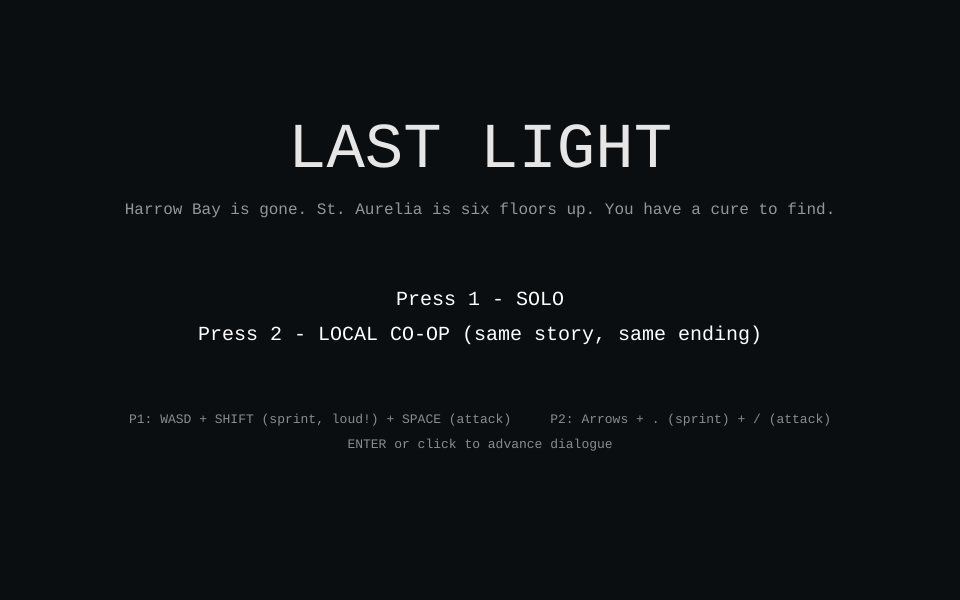
Frame 1 (no input)
Frame 60 (no input): identical to frame 1, image omitted
Frame 120 (the mouse pressed at the canvas centre since frame 60): identical to frame 1, image omitted

The p5.js sketch that drew this single still picture (run headless with seeded random() and noise() and a simulated clock; from frame 60 on, the mouse is pressed at the canvas centre):

// p5.js sketch
// ── sketch.js
// =====================================================================
//  LAST LIGHT - p5.js prototype
//  Story flow:  RUN -> BITE -> CITY -> (gate locked) PHARMACY -> key
//  -> phone call -> CITY -> hospital -> FLOOR 1..5 -> (elevator dies)
//  -> STAIRS -> FLOOR 6 + BOSS -> CHOICE -> ENDING
//
//  Solo OR local co-op (press 1 or 2 on the title screen).
//  The story and ending are the SAME either way. Co-op just scales enemy HP.
//
//  CONTROLS
//   P1: WASD move | SHIFT sprint (loud) | SPACE attack
//   P2: Arrows move | . sprint | / attack
//   ENTER or click: advance dialogue
// =====================================================================

const W = 960, H = 600;

let state = "title";            // title | run | play | choice | ending | gameover
let players = [];
let G = { infection: 0, infectionOn: false, flags: {}, id: null, level: null,
          enemies: [], items: [], levelTime: 0, spawnT: 0, shake: 0 };
let R = null;                   // run-intro state
let dlg = null;                 // dialogue {lines, i, after}
let toastMsg = { text: "", t: 0 };
let darkLayer;
let endingLines = [];

const KEYS_P1 = { up: 87, down: 83, left: 65, right: 68, sprint: 16, attack: 32 };
const KEYS_P2 = { up: 38, down: 40, left: 37, right: 39, sprint: 190, attack: 191 };

// ---------------------------------------------------------------------
//  p5 SETUP / DRAW
// ---------------------------------------------------------------------
function setup() {
  pixelDensity(1);
  const c = createCanvas(W, H);
  c.parent(document.querySelector("main"));
  darkLayer = createGraphics(W, H);
  darkLayer.pixelDensity(1);
  textFont("monospace");
}

function draw() {
  const dt = Math.min(deltaTime / 1000, 0.05);
  background(0);
  push();
  if (G.shake > 0) { translate(random(-G.shake, G.shake), random(-G.shake, G.shake)); G.shake = max(0, G.shake - 30 * dt); }

  if (state === "title") drawTitle();
  else if (state === "run") { if (!dlg) updateRun(dt); drawRun(); }
  else if (state === "play") { if (!dlg) updatePlay(dt); drawPlay(); }
  else if (state === "choice") drawChoice();
  else if (state === "ending") drawEnding();
  else if (state === "gameover") { drawPlay(); drawGameOver(); }
  pop();

  if (dlg) drawDialogue();
  if (toastMsg.t > 0) { toastMsg.t -= dt; drawToast(); }
}

// ---------------------------------------------------------------------
//  GAME FLOW
// ---------------------------------------------------------------------
function startGame(nPlayers) {
  players = [];
  for (let i = 0; i < nPlayers; i++) {
    players.push({ id: i, x: 0, y: 0, r: 10, hp: 100, alive: true, fx: 1, fy: 0, cd: 0, atk: 0,
                   noise: 0, flash: 0, keys: i === 0 ? KEYS_P1 : KEYS_P2,
                   col: i === 0 ? [80, 160, 255] : [255, 170, 60] });
  }
  G = { infection: 0, infectionOn: false, flags: {}, id: null, level: null,
        enemies: [], items: [], levelTime: 0, spawnT: 0, shake: 0 };
  startRun();
}

function say(lines, after) { dlg = { lines, i: 0, after: after || null }; }

function advanceDialogue() {
  if (!dlg) return;
  dlg.i++;
  if (dlg.i >= dlg.lines.length) { const a = dlg.after; dlg = null; if (a) a(); }
}

function toast(text, sec = 2.5) { toastMsg = { text, t: sec }; }

// ---------------------------------------------------------------------
//  PART 1: FIRST-PERSON RUN (pseudo-3D). Outcome is ALWAYS the bite.
// ---------------------------------------------------------------------
function startRun() {
  R = { lane: 0, laneX: 0, obstacles: [], t: 0, spawnT: 0, horde: 60 };
  state = "run";
  say(STORY.lines.runIntro);
}

function updateRun(dt) {
  R.t += dt;
  R.laneX = lerp(R.laneX, R.lane, 0.15);
  R.spawnT -= dt;
  if (R.spawnT <= 0) {
    R.spawnT = random(0.7, 1.2);
    R.obstacles.push({ lane: floor(random(-1, 2)), z: 1, hit: false, kind: random(["car", "crate", "barrier"]) });
  }
  for (const o of R.obstacles) {
    o.z -= dt * 0.55;
    if (!o.hit && o.z < 0.12 && o.z > 0.02 && abs(o.lane - R.laneX) < 0.6) {
      o.hit = true; R.horde -= 18; G.shake = 10;
    }
  }
  R.obstacles = R.obstacles.filter(o => o.z > -0.1);
  R.horde = min(100, R.horde + dt * 3);
  // Either way you get caught -> same story outcome for every player.
  if (R.t >= 28 || R.horde <= 0) {
    G.shake = 14;
    say(STORY.lines.bite, () => { G.infection = 20; G.infectionOn = true; loadLevel("city"); });
  }
}

function proj(z) {
  const horizon = 230, t = 1 - z;
  const y = horizon + t * t * (H - horizon);
  const k = (y - horizon) / (H - horizon);
  return { y, scale: 0.03 + t * t * 1.1, roadHalf: lerp(25, W * 0.42, k), k };
}

function drawRun() {
  const bob = sin(R.t * 12) * 4;
  push(); translate(0, bob);
  // dusk sky
  for (let y = 0; y < 230; y += 5) { fill(lerp(40, 200, y / 230), lerp(20, 80, y / 230), lerp(50, 60, y / 230)); noStroke(); rect(0, y, W, 5); }
  fill(18, 18, 22); rect(0, 230, W, H);                       // ground
  // road
  const top = proj(1), bot = proj(0);
  fill(45, 45, 52); noStroke();
  quad(W / 2 - top.roadHalf, 230, W / 2 + top.roadHalf, 230, W / 2 + bot.roadHalf, H, W / 2 - bot.roadHalf, H);
  // lane dashes
  for (let i = 0; i < 10; i++) {
    const z = 1 - ((i / 10 + R.t * 0.55) % 1);
    const a = proj(z), b = proj(max(0, z - 0.05));
    for (const l of [-0.31, 0.31]) {
      stroke(210, 200, 120); strokeWeight(2 + a.k * 6);
      line(W / 2 + l * a.roadHalf * 2, a.y, W / 2 + l * b.roadHalf * 2, b.y);
    }
  }
  // roadside buildings
  noStroke();
  for (let i = 0; i < 12; i++) {
    const z = 1 - ((i / 12 + R.t * 0.4) % 1), p = proj(z);
    for (const s of [-1, 1]) {
      fill(20 + i * 2, 20, 30); const bw = 260 * p.scale, bh = 700 * p.scale;
      rect(W / 2 + s * (p.roadHalf + bw / 2 + 10) - bw / 2, p.y - bh, bw, bh);
      if (i % 3 === 0) { fill(255, 120, 40, 160); rect(W / 2 + s * (p.roadHalf + bw / 2 + 10) - bw / 4, p.y - bh * 0.6, bw / 2, bh * 0.1); } // lit window / fire glow
    }
  }
  // obstacles (draw far to near)
  const sorted = [...R.obstacles].sort((a, b) => b.z - a.z);
  for (const o of sorted) {
    const p = proj(o.z), x = W / 2 + o.lane * p.roadHalf * 0.62, w = 150 * p.scale, h = 100 * p.scale;
    noStroke();
    if (o.kind === "car") { fill(120, 40, 40); rect(x - w / 2, p.y - h, w, h); fill(60, 80, 100); rect(x - w / 3, p.y - h * 1.3, w * 0.66, h * 0.4); }
    else if (o.kind === "crate") { fill(130, 95, 50); rect(x - w / 3, p.y - h * 0.8, w * 0.66, h * 0.8); }
    else { fill(220, 120, 30); rect(x - w / 2, p.y - h * 0.5, w, h * 0.5); }
  }
  pop();
  // first-person hands
  const sw = sin(R.t * 12) * 18;
  fill(210, 170, 140); noStroke();
  rect(W / 2 - 170, H - 70 + sw, 60, 90, 20); rect(W / 2 + 110, H - 70 - sw, 60, 90, 20);
  // horde chasing sound/visual: red vignette grows as horde gets close
  const danger = 1 - R.horde / 100;
  noFill(); for (let i = 0; i < 12; i++) { stroke(160, 0, 0, danger * 24); strokeWeight(14); rect(i * 6, i * 6, W - i * 12, H - i * 12); }
  noStroke(); fill(255); textSize(16); textAlign(LEFT, TOP);
  text("RUN!  A / D (or arrows) to switch lanes", 16, 14);
  fill(40); rect(16, 40, 220, 14); fill(220, 50, 50); rect(16, 40, 220 * (R.horde / 100), 14);
  fill(255); textSize(12); text("HORDE DISTANCE", 16, 58);
}

// ---------------------------------------------------------------------
//  LEVELS
// ---------------------------------------------------------------------
function hospitalLayout() {   // MIRRORS the layout in the Blender script
  const walls = [], rooms = [], T = 14, cTop = 250, cBot = 350, n = 6, rw = W / n, gap = 50;
  for (let i = 0; i < n; i++) {
    const x0 = i * rw, mid = x0 + rw / 2;
    walls.push([x0, cTop, rw / 2 - gap / 2, T], [mid + gap / 2, cTop, rw / 2 - gap / 2, T]);
    walls.push([x0, cBot - T, rw / 2 - gap / 2, T], [mid + gap / 2, cBot - T, rw / 2 - gap / 2, T]);
    if (i > 0) walls.push([x0 - T / 2, 0, T, cTop], [x0 - T / 2, cBot, T, H - cBot]);
    rooms.push({ x: mid, y: cTop / 2 }, { x: mid, y: cBot + (H - cBot) / 2 });
  }
  return { walls, rooms };
}

function makeEnemy(type, x, y) {
  const T = ENEMY_TYPES[type], scale = 1 + 0.6 * (players.length - 1);   // co-op scaling
  return { type, x, y, r: T.r, hp: T.hp * scale, maxhp: T.hp * scale, speed: T.speed, dmg: T.dmg, sight: T.sight,
           col: T.col, cd: 0, wanderT: 0, wa: 0, idle: false, alerted: 0, screamed: false, drop: null,
           slam: null, slamCd: 3, summonCd: 5, frozen: false };
}

const LEVEL_BUILDERS = {
  city() {
    const hasKey = !!G.flags.hospitalKey;
    const walls = [[60, 60, 160, 120], [300, 60, 200, 120], [580, 60, 120, 120], [740, 60, 80, 120],
                   [60, 400, 140, 140], [260, 420, 180, 120], [520, 400, 160, 140], [740, 420, 160, 120]];
    const enemies = [];
    const n = hasKey ? 9 : 6;
    for (let i = 0; i < n; i++) enemies.push(["walker,walker,runner".split(",")[i % 3], random(250, 850), random(200, 380)]);
    return { id: "city", title: "HARROW BAY", bg: [30, 28, 36], wall: [60, 55, 75], darkness: 0.5, walls,
             objective: hasKey ? "Return to the hospital gate (right side)" : "Find St. Aurelia Hospital (the gate on the right)",
             start: { x: 40, y: 300 }, items: [{ kind: "med", x: 400, y: 250 }, { kind: "med", x: 620, y: 330 }], enemies,
             goals: [{ x: 880, y: 250, w: 70, h: 100, label: "HOSPITAL GATE",
                       go() { if (G.flags.hospitalKey) say(STORY.lines.enter, () => loadLevel("floor1")); else say(STORY.lines.lockedGate, () => loadLevel("pharmacy")); } }] };
  },

  pharmacy() {
    const walls = [[120, 140, 300, 20], [540, 140, 300, 20], [120, 300, 200, 20], [640, 300, 200, 20], [400, 440, 200, 20]];
    const w = makeEnemy("whitlock", 820, 120); w.drop = "hospitalKey";
    return { id: "pharmacy", title: "MAPLE STREET PHARMACY", bg: [30, 34, 30], wall: [80, 95, 80], darkness: 0.7, walls,
             objective: "Get the key from Dr. Whitlock", start: { x: 50, y: 540 },
             items: [{ kind: "med", x: 300, y: 480 }], enemiesObj: [w, makeEnemy("walker", 500, 250), makeEnemy("walker", 300, 360)],
             enemies: [], goals: [], intro: STORY.lines.pharmacy };
  },

  stairs() {
    const walls = [[0, 450, 800, 20], [160, 320, 800, 20], [0, 190, 800, 20]];
    return { id: "stairs", title: "THE STAIRWELL", bg: [28, 26, 24], wall: [90, 85, 75], darkness: 0.8, walls,
             objective: "CLIMB! Reach the top (upper right)", start: { x: 60, y: 560 }, items: [{ kind: "med", x: 880, y: 390 }], enemies: [],
             goals: [{ x: 840, y: 20, w: 100, h: 60, label: "FLOOR 6", go() { loadLevel("floor6"); } }], intro: STORY.lines.stairs,
             spawner(dt) {
               G.spawnT -= dt;
               if (G.spawnT <= 0 && G.enemies.length < 14) {
                 G.spawnT = max(0.7, 2.2 - G.levelTime * 0.03);
                 const type = random(["walker", "walker", "runner", "runner", "stalker"]);
                 const p = randomFree(12, 250);
                 if (p) { const e = makeEnemy(type, p.x, p.y); e.alerted = 8; G.enemies.push(e); }
               }
             } };
  },

  floor6() {
    const F = FLOORS[5];
    const walls = [[300, 200, 40, 40], [620, 200, 40, 40], [300, 360, 40, 40], [620, 360, 40, 40], [470, 100, 20, 80], [470, 420, 20, 80]];
    const boss = makeEnemy("boss", 760, 300); boss.drop = "vial";
    const en = [boss]; for (let i = 0; i < F.enemies.stalker; i++) en.push(makeEnemy("stalker", random(500, 900), random(60, 540)));
    return { id: "floor6", title: F.title, bg: F.bg, wall: F.wall, darkness: F.darkness, walls, objective: F.objective,
             start: { x: 50, y: 300 }, items: [{ kind: "med", x: 120, y: 120 }, { kind: "med", x: 120, y: 480 }], enemies: [],
             enemiesObj: en, goals: [],
             intro: [...F.intro, ...STORY.lines.bossIntro] };
  },
};

// floors 1-5 share the hospital layout
for (let n = 1; n <= 5; n++) {
  LEVEL_BUILDERS["floor" + n] = () => {
    const F = FLOORS[n - 1], { walls, rooms } = hospitalLayout();
    const spots = [...rooms].sort(() => random() - 0.5);
    const jit = (p) => ({ x: p.x + random(-40, 40), y: p.y + random(-40, 40) });
    const key = jit(spots[0]);
    const items = [{ kind: "keycard", x: key.x, y: key.y, label: "L" + n }, { kind: "med", ...jit(spots[1]) }];
    if (n >= 3) items.push({ kind: "med", ...jit(spots[2]) });
    const enemiesObj = [];
    let idx = 0;
    for (const [type, count] of Object.entries(F.enemies)) for (let i = 0; i < count; i++) {
      let p = idx < spots.length ? jit(spots[idx]) : { x: random(300, 850), y: 300 }; idx++;
      if (dist(p.x, p.y, 40, 300) < 200) p = { x: random(400, 850), y: 300 };
      enemiesObj.push(makeEnemy(type, p.x, p.y));
    }
    const go = n < 5 ? () => loadLevel("floor" + (n + 1))
                     : () => say(STORY.lines.elevatorDies, () => loadLevel("stairs"));   // <-- the elevator dies on floor 5
    return { id: "floor" + n, title: F.title, bg: F.bg, wall: F.wall, darkness: F.darkness, walls, objective: F.objective,
             start: { x: 40, y: 300 }, items, enemies: [], enemiesObj, needs: "keycard", intro: F.intro,
             goals: [{ x: 890, y: 268, w: 60, h: 64, label: n < 5 ? "ELEVATOR" : "ELEVATOR (dead?)", needs: "keycard", go }] };
  };
}

function loadLevel(id, withIntro = true) {
  const L = LEVEL_BUILDERS[id]();
  G.level = L; G.id = id; G.levelTime = 0; G.spawnT = 2; G.flags.keycard = false;
  G.items = L.items.map(i => ({ ...i }));
  G.enemies = [];
  for (const [type, x, y] of L.enemies) G.enemies.push(makeEnemy(type, x, y));
  if (L.enemiesObj) G.enemies.push(...L.enemiesObj);
  players.forEach((p, i) => { p.x = L.start.x + i * 28; p.y = L.start.y; p.hp = 100; p.alive = true; });
  state = "play";
  if (withIntro && L.intro) say(L.intro);
}

// ---------------------------------------------------------------------
//  COLLISION HELPERS
// ---------------------------------------------------------------------
function hitsWall(x, y, r) {
  for (const w of G.level.walls) {
    const cx = constrain(x, w[0], w[0] + w[2]), cy = constrain(y, w[1], w[1] + w[3]);
    if ((x - cx) ** 2 + (y - cy) ** 2 < r * r) return true;
  }
  return false;
}
function moveWithWalls(o, dx, dy, r) {
  const nx = constrain(o.x + dx, r, W - r); if (!hitsWall(nx, o.y, r)) o.x = nx;
  const ny = constrain(o.y + dy, r, H - r); if (!hitsWall(o.x, ny, r)) o.y = ny;
}
function randomFree(r, minDistFromPlayers) {
  for (let i = 0; i < 40; i++) {
    const x = random(r, W - r), y = random(r, H - r);
    if (!hitsWall(x, y, r) && players.every(p => dist(x, y, p.x, p.y) > minDistFromPlayers)) return { x, y };
  }
  return null;
}

// ---------------------------------------------------------------------
//  PLAY: UPDATE
// ---------------------------------------------------------------------
function updatePlay(dt) {
  const L = G.level;
  G.levelTime += dt;
  players.forEach(p => updatePlayer(p, dt));
  G.enemies.forEach(e => updateEnemy(e, dt));
  G.enemies = G.enemies.filter(e => e.hp > 0);
  if (L.spawner) L.spawner(dt);

  // pickups
  for (const it of G.items) for (const p of players) {
    if (p.alive && !it.taken && dist(it.x, it.y, p.x, p.y) < 22) { it.taken = true; onPickup(it, p); }
  }
  G.items = G.items.filter(i => !i.taken);

  // goals
  for (const g of L.goals) for (const p of players) {
    if (p.alive && p.x > g.x && p.x < g.x + g.w && p.y > g.y && p.y < g.y + g.h) {
      if (g.needs && !G.flags[g.needs]) toast("LOCKED - find the " + g.needs + " first");
      else { g.go(); return; }
    }
  }

  // infection clock (faster on the stairs)
  if (G.infectionOn) {
    G.infection += (L.id === "stairs" ? 0.15 : 0.1) * dt;
    if (G.infection >= 100) { gameOver("The infection took you."); return; }
  }
  if (players.every(p => !p.alive)) gameOver("You were overwhelmed.");
}

function onPickup(it, p) {
  if (it.kind === "med") { p.hp = min(100, p.hp + 30); G.infection = max(0, G.infection - 12); toast("Medicine: +HP, infection slowed"); }
  else if (it.kind === "keycard") { G.flags.keycard = true; toast("Keycard " + (it.label || "") + " acquired - go to the elevator"); }
  else if (it.kind === "hospitalKey") { G.flags.hospitalKey = true; say(STORY.lines.call, () => loadLevel("city")); }
  else if (it.kind === "vial") { state = "choice"; }
}

function updatePlayer(p, dt) {
  p.cd = max(0, p.cd - dt); p.flash = max(0, p.flash - dt); p.noise = 0;
  if (!p.alive) return;
  const K = p.keys;
  let dx = (keyIsDown(K.right) ? 1 : 0) - (keyIsDown(K.left) ? 1 : 0);
  let dy = (keyIsDown(K.down) ? 1 : 0) - (keyIsDown(K.up) ? 1 : 0);
  const sprint = keyIsDown(K.sprint);
  if (dx || dy) {
    const m = Math.hypot(dx, dy); dx /= m; dy /= m; p.fx = dx; p.fy = dy;
    const sp = (sprint ? 250 : 150) * dt;
    moveWithWalls(p, dx * sp, dy * sp, p.r);
    p.noise = sprint ? 220 : 50;       // NOISE MECHANIC: sprinting is loud
  }
  if (p.atk > 0) { p.atk -= dt; p.noise = max(p.noise, 170); }
}

function tryAttack(p) {
  if (!p.alive || p.cd > 0) return;
  p.cd = 0.4; p.atk = 0.15;
  for (const e of G.enemies) {
    const d = dist(p.x, p.y, e.x, e.y);
    if (d < e.r + 50) {
      const dx = (e.x - p.x) / d, dy = (e.y - p.y) / d;
      if (dx * p.fx + dy * p.fy > -0.1) { damageEnemy(e, 20); moveWithWalls(e, dx * 12, dy * 12, e.r); }
    }
  }
}

function damageEnemy(e, amt) {
  e.hp -= amt; e.alerted = 6;
  if (e.hp <= 0) {
    if (e.drop) G.items.push({ kind: e.drop, x: e.x, y: e.y });
    if (e.type === "boss") say(STORY.lines.bossDown);
    if (e.type === "whitlock") toast("He dropped the hospital key!");
  }
}

function damagePlayer(p, amt) {
  p.hp -= amt; p.flash = 0.25; G.shake = 6;
  if (p.hp <= 0) p.alive = false;
}

function playerLooking(e) {
  return players.some(p => {
    if (!p.alive) return false;
    const d = dist(p.x, p.y, e.x, e.y); if (d > 420 || d < 1) return false;
    return ((e.x - p.x) / d) * p.fx + ((e.y - p.y) / d) * p.fy > 0.6;
  });
}

// ---------------------------------------------------------------------
//  ENEMY AI (straight-line chase + sliding on walls).
//  UPGRADE IDEA: replace with A* pathfinding on a grid.
// ---------------------------------------------------------------------
function updateEnemy(e, dt) {
  e.cd = max(0, e.cd - dt); e.alerted = max(0, e.alerted - dt); e.frozen = false;
  let tgt = null, best = 1e9, heard = false;
  for (const p of players) {
    if (!p.alive) continue;
    const d = dist(e.x, e.y, p.x, p.y);
    if (d < best) { best = d; tgt = p; }
    if (d < p.noise) heard = true;
  }
  if (!tgt) return;
  const alert = best < e.sight || heard || e.alerted > 0;
  let speed = e.speed;
  if (e.type === "stalker" && playerLooking(e)) { speed = 0; e.frozen = true; }
  if (e.type === "boss") { const ph = bossPhase(e); speed = [60, 85, 110][ph - 1]; }

  if (alert) {
    if (e.type === "wailer" && !e.screamed) {
      e.screamed = true; G.shake = 8; toast("A WAILER SCREAMS!");
      for (const o of G.enemies) if (dist(o.x, o.y, e.x, e.y) < 450) o.alerted = 8;
    }
    const a = atan2(tgt.y - e.y, tgt.x - e.x);
    moveWithWalls(e, cos(a) * speed * dt, sin(a) * speed * dt, e.r);
    if (best < e.r + tgt.r + 6 && e.cd <= 0 && !e.frozen) { damagePlayer(tgt, e.dmg); e.cd = e.type === "brute" ? 1.6 : 0.9; }
  } else {
    e.wanderT -= dt;
    if (e.wanderT <= 0) { e.wa = random(TWO_PI); e.wanderT = random(1, 3); e.idle = random() < 0.4; }
    if (!e.idle) moveWithWalls(e, cos(e.wa) * speed * 0.3 * dt, sin(e.wa) * speed * 0.3 * dt, e.r);
  }
  if (e.type === "boss") updateBoss(e, dt);
}

function bossPhase(e) { const r = e.hp / e.maxhp; return r > 0.66 ? 1 : r > 0.33 ? 2 : 3; }

function updateBoss(e, dt) {
  const ph = bossPhase(e);
  if (ph >= 2) {                                    // PHASE 2: ground slam
    if (e.slam) {
      e.slam.t += dt;
      if (e.slam.t >= 0.9) { for (const p of players) if (p.alive && dist(p.x, p.y, e.slam.x, e.slam.y) < 150) damagePlayer(p, 25); G.shake = 14; e.slam = null; }
    } else { e.slamCd -= dt; if (e.slamCd <= 0) { e.slam = { t: 0, x: e.x, y: e.y }; e.slamCd = 4; } }
  }
  if (ph === 3) {                                   // PHASE 3: summons runners
    e.summonCd -= dt;
    if (e.summonCd <= 0 && G.enemies.length < 8) { const r = makeEnemy("runner", e.x + random(-60, 60), e.y + random(-60, 60)); r.alerted = 10; G.enemies.push(r); e.summonCd = 5; }
  }
}

// ---------------------------------------------------------------------
//  DRAWING (play)
// ---------------------------------------------------------------------
function drawPlay() {
  const L = G.level; if (!L) return;
  background(...L.bg);
  noStroke();
  fill(...L.wall); for (const w of L.walls) rect(w[0], w[1], w[2], w[3]);
  for (const g of L.goals) {
    const open = !g.needs || G.flags[g.needs];
    fill(open ? color(60, 200, 90, 160) : color(200, 60, 60, 160)); rect(g.x, g.y, g.w, g.h);
    fill(255); textSize(11); textAlign(CENTER, CENTER); text(g.label, g.x + g.w / 2, g.y + g.h / 2);
  }
  for (const it of G.items) {
    const c = { med: [80, 220, 120], keycard: [255, 220, 60], hospitalKey: [255, 140, 40], vial: [120, 255, 255] }[it.kind];
    fill(...c); circle(it.x, it.y, 14 + sin(frameCount * 0.1) * 3);
    fill(255); textSize(10); textAlign(CENTER); text(it.kind === "med" ? "+" : it.kind === "keycard" ? "KEY" : it.kind.toUpperCase(), it.x, it.y - 14);
  }
  for (const e of G.enemies) drawEnemy(e);
  for (const p of players) {
    if (!p.alive) continue;
    fill(p.flash > 0 ? color(255, 80, 80) : color(...p.col)); circle(p.x, p.y, p.r * 2);
    stroke(255); strokeWeight(2); line(p.x, p.y, p.x + p.fx * 16, p.y + p.fy * 16); noStroke();
    if (p.atk > 0) { fill(255, 255, 255, 140); circle(p.x + p.fx * 30, p.y + p.fy * 30, 36); }
    if (p.noise > 100) { noFill(); stroke(255, 255, 255, 50); circle(p.x, p.y, p.noise * 2); noStroke(); }   // noise ring
  }
  drawDarkness(L);
  drawHUD(L);
}

function drawEnemy(e) {
  noStroke();
  let c = e.col; if (e.type === "boss") c = [[150, 40, 170], [190, 50, 120], [220, 40, 40]][bossPhase(e) - 1];
  fill(...c, e.frozen ? 120 : 255); circle(e.x, e.y, e.r * 2);
  fill(255, 40, 40); circle(e.x - e.r * 0.3, e.y - e.r * 0.2, 4); circle(e.x + e.r * 0.3, e.y - e.r * 0.2, 4);
  if (e.slam) { noFill(); stroke(255, 60, 60, 200); strokeWeight(3); circle(e.slam.x, e.slam.y, 300 * (e.slam.t / 0.9)); circle(e.slam.x, e.slam.y, 300); noStroke(); }
  if (e.maxhp > 100 && e.type !== "boss") { fill(60); rect(e.x - e.r, e.y - e.r - 10, e.r * 2, 4); fill(220, 60, 60); rect(e.x - e.r, e.y - e.r - 10, e.r * 2 * e.hp / e.maxhp, 4); }
}

function drawDarkness(L) {
  const d = darkLayer, ctx = d.drawingContext;
  d.clear(); d.noStroke(); d.fill(0, 0, 0, L.darkness * 255); d.rect(0, 0, W, H);
  ctx.globalCompositeOperation = "destination-out";
  for (const p of players) {                    // flashlight glow around each player
    if (!p.alive) continue;
    const g = ctx.createRadialGradient(p.x, p.y, 10, p.x, p.y, 200);
    g.addColorStop(0, "rgba(0,0,0,1)"); g.addColorStop(1, "rgba(0,0,0,0)");
    ctx.fillStyle = g; ctx.beginPath(); ctx.arc(p.x, p.y, 200, 0, Math.PI * 2); ctx.fill();
  }
  ctx.globalCompositeOperation = "source-over";
  image(d, 0, 0, W, H);
}

function drawHUD(L) {
  noStroke(); textAlign(LEFT, TOP); textSize(13);
  fill(0, 0, 0, 150); rect(0, 0, W, 54);
  fill(255); text(L.title + "  -  " + L.objective, 12, 8);
  players.forEach((p, i) => {
    const x = 12 + i * 190;
    fill(50); rect(x, 30, 80, 8); fill(...p.col); rect(x, 30, 80 * max(0, p.hp) / 100, 8);
    fill(200); textSize(10); text("P" + (i + 1) + " HP", x + 86, 29);
  });
  if (G.infectionOn) {
    fill(50); rect(W - 232, 30, 220, 10); fill(90, 220, 90); rect(W - 232, 30, 220 * G.infection / 100, 10);
    fill(200); textSize(10); textAlign(RIGHT, TOP); text("INFECTION", W - 12, 8 + 5);
  }
  const boss = G.enemies.find(e => e.type === "boss");
  if (boss) { fill(50); rect(W / 2 - 200, H - 26, 400, 12); fill(170, 50, 190); rect(W / 2 - 200, H - 26, 400 * boss.hp / boss.maxhp, 12); fill(255); textAlign(CENTER, BOTTOM); text("DR. VOSS", W / 2, H - 28); }
  if (L.id === "stairs") { fill(255, 200, 80); textAlign(CENTER, TOP); textSize(14); text("ALARM  " + nf(G.levelTime, 1, 1) + "s", W / 2, 60); }
}

// ---------------------------------------------------------------------
//  OTHER SCREENS
// ---------------------------------------------------------------------
function drawTitle() {
  background(10, 14, 16); textAlign(CENTER, CENTER); fill(230); textSize(64); text(STORY.title, W / 2, 150);
  textSize(16); fill(150); text("Harrow Bay is gone. St. Aurelia is six floors up. You have a cure to find.", W / 2, 210);
  fill(255); textSize(20); text("Press 1 - SOLO", W / 2, 300); text("Press 2 - LOCAL CO-OP (same story, same ending)", W / 2, 335);
  fill(140); textSize(13);
  text("P1: WASD + SHIFT (sprint, loud!) + SPACE (attack)     P2: Arrows + . (sprint) + / (attack)", W / 2, 420);
  text("ENTER or click to advance dialogue", W / 2, 445);
}

function drawDialogue() {
  const l = dlg.lines[dlg.i];
  noStroke(); fill(0, 0, 0, 215); rect(30, H - 160, W - 60, 140, 8);
  textAlign(LEFT, TOP);
  if (l[0]) { fill(255, 210, 90); textSize(16); text(l[0], 50, H - 148); }
  fill(240); textSize(17); text(l[1], 50, H - 122, W - 100, 90);
  fill(140); textSize(11); textAlign(RIGHT, BOTTOM); text("ENTER / click", W - 45, H - 28);
}

function drawToast() { noStroke(); fill(0, 0, 0, 190); rect(W / 2 - 230, 64, 460, 30, 6); fill(255); textAlign(CENTER, CENTER); textSize(13); text(toastMsg.text, W / 2, 79); }

function drawChoice() {
  background(8, 12, 16); textAlign(CENTER, CENTER); fill(120, 255, 255); textSize(26); text("THE CURE", W / 2, 120);
  fill(255); textSize(18); STORY.lines.choicePrompt.forEach((t, i) => text(t, W / 2, 220 + i * 55));
}

function drawEnding() {
  background(6, 8, 12); textAlign(CENTER, CENTER); fill(255); textSize(19);
  endingLines.forEach((t, i) => { if (i === endingLines.length - 1) { textSize(30); fill(255, 210, 90); } text(t, W / 2, 180 + i * 70); });
  fill(130); textSize(13); text("Press R to play again", W / 2, H - 40);
}

function gameOver(msg) { G.overMsg = msg; state = "gameover"; }
function drawGameOver() {
  noStroke(); fill(0, 0, 0, 200); rect(0, 0, W, H); fill(220, 60, 60); textAlign(CENTER, CENTER); textSize(40); text("YOU DIED", W / 2, 240);
  fill(255); textSize(16); text(G.overMsg || "", W / 2, 290); text("Press R to retry this level", W / 2, 330);
}

// ---------------------------------------------------------------------
//  INPUT
// ---------------------------------------------------------------------
function keyPressed() {
  if (dlg) { if (keyCode === ENTER) advanceDialogue(); return false; }
  if (state === "title") { if (key === "1") startGame(1); if (key === "2") startGame(2); }
  else if (state === "run") {
    if (keyCode === LEFT_ARROW || keyCode === 65) R.lane = max(-1, R.lane - 1);
    if (keyCode === RIGHT_ARROW || keyCode === 68) R.lane = min(1, R.lane + 1);
  } else if (state === "play") {
    for (const p of players) if (keyCode === p.keys.attack) tryAttack(p);
  } else if (state === "choice") {
    if (key === "1") { endingLines = STORY.lines.endingA; state = "ending"; }
    if (key === "2") { endingLines = STORY.lines.endingB; state = "ending"; }
  } else if (state === "ending") { if (key === "r" || key === "R") state = "title"; }
  else if (state === "gameover") { if (key === "r" || key === "R") { G.infection = min(G.infection, 85); loadLevel(G.id, false); } }
  return false;
}

function mousePressed() { if (dlg) advanceDialogue(); }

// ── story.js
// =====================================================================
//  LAST LIGHT - STORY DATA
//  All the writing + balance numbers live here so you can edit the
//  story without touching game code. Dialogue lines are [speaker, text].
// =====================================================================

const STORY = {
  title: "LAST LIGHT",
  lines: {
    runIntro: [
      ["Kai", "Don't look back. Don't look back."],
      ["Kai", "Okay, I looked back. Bad idea. RUN."],
    ],
    bite: [
      ["Kai", "No. No, no, no..."],
      ["", "A Runner tears at your arm before you throw it off. The bite burns."],
      ["Kai", "If there's a cure, it's at St. Aurelia Hospital. That's where Mara went."],
      ["", "QUEST: Find St. Aurelia Hospital.   (Infection meter started - it only goes up. Find medicine to slow it.)"],
    ],
    lockedGate: [
      ["", "The gate is sealed. A radio crackles: 'Only the Director holds the key.'"],
      ["Kai", "Whitlock. Mara's note said Maple Street Pharmacy. Fine. Pharmacy it is."],
      ["", "QUEST: Find Dr. Whitlock and get the key."],
    ],
    pharmacy: [
      ["Dr. Whitlock", "You're... bitten too. I can see it. Take the key. Don't trust... the sounds. They're not what they seem."],
      ["", "He coughs, goes still... and stands back up."],
      ["Kai", "I'm sorry, Doctor."],
    ],
    call: [
      ["", "Your phone rings. MARA."],
      ["Mara", "Kai? Oh thank God. Listen. I'm inside St. Aurelia. Something is wrong with this place."],
      ["Mara", "I can hear it. Groaning, from inside the walls, like the building is alive."],
      ["Mara", "Be careful. The cure might be hard to find. It's not where it should be."],
      ["Kai", "Mara, I got bitten."],
      ["Mara", "...Then come fast. We don't have a lot of time."],
      ["", "QUEST: Get into St. Aurelia."],
    ],
    enter: [
      ["", "The key turns. The horde catches up. You dive for the elevator as the doors slam shut."],
      ["Kai", "Six floors. The cure's probably at the top. Of course it is."],
    ],
    elevatorDies: [
      ["", "BANG. Sparks. The elevator shudders and dies between floors."],
      ["Mara (phone)", "Kai? Kai, the power's gone on five! Take the stairs, and hurry!"],
      ["Kai", "Stairs. Great. Love stairs."],
    ],
    stairs: [
      ["", "The alarm blares. Every landing is flooding with Hollow."],
      ["Kai", "Keep climbing. Don't stop. Don't stop."],
    ],
    bossIntro: [
      ["Dr. Voss", "You think you're the first to come up here? Everyone wants the cure. No one wants to know what it cost."],
      ["Kai", "Then tell me what it cost."],
    ],
    bossDown: [
      ["", "Voss collapses. In his hand is a glowing vial."],
      ["", "Outside, a helicopter's rotors thump in the distance."],
    ],
    choicePrompt: [
      "Mara: 'There's only one dose, Kai. The helicopter lands in five minutes.'",
      "[1] Use it yourself - survive, but the city is left behind.",
      "[2] Give it to the helicopter - save everyone, but you won't make it.",
    ],
    endingA: [
      "Kai injects the cure. The fever breaks. The helicopter leaves empty.",
      "He stands on the roof of St. Aurelia, alive, over a silent city.",
      "ENDING A: SURVIVOR",
    ],
    endingB: [
      "Kai hands the vial to the crew. Mara stays beside him as the helicopter lifts off.",
      "Months later, the lights of Harrow Bay come back on, one block at a time.",
      "ENDING B: LAST LIGHT",
    ],
  },
};

// ---------------------------------------------------------------------
//  ENEMY TYPES.  speed = pixels/second. sight = pixels.
//  Add a new monster by adding a row here, then using its name in FLOORS.
// ---------------------------------------------------------------------
const ENEMY_TYPES = {
  walker:   { r: 12, hp: 40,  speed: 55,  dmg: 8,  sight: 170, col: [90, 140, 90]  },
  runner:   { r: 10, hp: 25,  speed: 130, dmg: 6,  sight: 260, col: [160, 120, 80] },
  wailer:   { r: 10, hp: 30,  speed: 40,  dmg: 4,  sight: 200, col: [190, 190, 215] }, // screams, alerts everyone nearby
  stalker:  { r: 12, hp: 60,  speed: 150, dmg: 15, sight: 420, col: [225, 225, 240] }, // frozen while you look at it
  brute:    { r: 24, hp: 220, speed: 70,  dmg: 25, sight: 280, col: [120, 60, 60]   },
  whitlock: { r: 12, hp: 70,  speed: 50,  dmg: 8,  sight: 300, col: [200, 200, 170] },
  boss:     { r: 34, hp: 700, speed: 60,  dmg: 30, sight: 9999, col: [150, 40, 170] }, // Dr. Voss
};

// ---------------------------------------------------------------------
//  THE 6 FLOORS - each one harder than the last.
//  darkness: 0 (bright) to 1 (pitch black).  bg/wall are [r,g,b].
// ---------------------------------------------------------------------
const FLOORS = [
  { title: "FLOOR 1 - EMERGENCY ROOM", objective: "Find the Level 1 keycard, then reach the elevator",
    bg: [30, 38, 38], wall: [75, 90, 88], darkness: 0.40, enemies: { walker: 3 },
    intro: [["Kai", "Flipped gurneys. Handprints on the glass. Cheery."], ["", "TIP: SHIFT to sprint is LOUD. Enemies hear it."]] },

  { title: "FLOOR 2 - PEDIATRICS", objective: "Find the Level 2 keycard. Don't wake the Wailers",
    bg: [40, 34, 44], wall: [100, 80, 110], darkness: 0.55, enemies: { walker: 3, wailer: 2 },
    intro: [["Mara (phone)", "I can hear them from up here. Don't make a sound on Two."], ["", "A music box plays by itself somewhere in the dark."]] },

  { title: "FLOOR 3 - RADIOLOGY & MORGUE", objective: "Find the Level 3 keycard in the dark",
    bg: [22, 30, 38], wall: [60, 80, 95], darkness: 0.72, enemies: { walker: 3, runner: 4 },
    intro: [["Kai", "Cold. Dark. Drawers rattling. I hate this floor already."]] },

  { title: "FLOOR 4 - PSYCH WARD", objective: "Find the Level 4 keycard. Don't look away from the Stalkers",
    bg: [38, 38, 34], wall: [110, 108, 95], darkness: 0.78, enemies: { walker: 2, runner: 2, stalker: 3 },
    intro: [["Mara (phone)", "I found Voss's notes. He didn't build this to hurt anyone. He just didn't stop in time."], ["", "TIP: Stalkers freeze while you face them. Look away and they charge."]] },

  { title: "FLOOR 5 - SURGICAL WING", objective: "Find the Level 5 keycard and reach the elevator",
    bg: [36, 28, 28], wall: [105, 70, 70], darkness: 0.82, enemies: { walker: 3, runner: 3, stalker: 2, brute: 1 },
    intro: [["Kai", "Surgical lights swinging. Something big is breathing in here."]] },

  { title: "FLOOR 6 - RESEARCH LAB", objective: "Defeat Dr. Voss and take the cure",
    bg: [26, 34, 42], wall: [110, 130, 145], darkness: 0.60, enemies: { stalker: 2 },
    intro: [["Mara (phone)", "Kai... he's up there. Whatever you do, don't let him reach the vial."]] },
];
